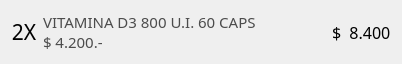
<?xml version="1.0" encoding="UTF-8"?>
<ui version="4.0">
 <class>Form</class>
 <widget class="QWidget" name="Form">
  <property name="geometry">
   <rect>
    <x>0</x>
    <y>0</y>
    <width>402</width>
    <height>58</height>
   </rect>
  </property>
  <property name="windowTitle">
   <string>Form</string>
  </property>
  <layout class="QHBoxLayout" name="horizontalLayout">
   <item>
    <widget class="QLabel" name="label_3">
     <property name="sizePolicy">
      <sizepolicy hsizetype="Maximum" vsizetype="Expanding">
       <horstretch>0</horstretch>
       <verstretch>0</verstretch>
      </sizepolicy>
     </property>
     <property name="font">
      <font>
       <family>Arial Black</family>
       <pointsize>16</pointsize>
       <weight>50</weight>
       <bold>false</bold>
       <kerning>true</kerning>
      </font>
     </property>
     <property name="text">
      <string>2X</string>
     </property>
     <property name="textFormat">
      <enum>Qt::PlainText</enum>
     </property>
     <property name="scaledContents">
      <bool>false</bool>
     </property>
     <property name="alignment">
      <set>Qt::AlignCenter</set>
     </property>
    </widget>
   </item>
   <item>
    <widget class="QLabel" name="label">
     <property name="sizePolicy">
      <sizepolicy hsizetype="Expanding" vsizetype="Expanding">
       <horstretch>0</horstretch>
       <verstretch>0</verstretch>
      </sizepolicy>
     </property>
     <property name="font">
      <font>
       <family>Roboto Mono for Powerline</family>
       <pointsize>11</pointsize>
      </font>
     </property>
     <property name="text">
      <string>&lt;span style=&quot; color:#4c4c4c;&quot;&gt;VITAMINA D3 800 U.I. 60 CAPS&lt;br&gt;$ 4.200.-&lt;/span&gt;</string>
     </property>
     <property name="textFormat">
      <enum>Qt::AutoText</enum>
     </property>
     <property name="margin">
      <number>5</number>
     </property>
    </widget>
   </item>
   <item>
    <widget class="QLabel" name="label_2">
     <property name="sizePolicy">
      <sizepolicy hsizetype="Maximum" vsizetype="Preferred">
       <horstretch>0</horstretch>
       <verstretch>0</verstretch>
      </sizepolicy>
     </property>
     <property name="font">
      <font>
       <family>Roboto Mono for Powerline</family>
       <pointsize>12</pointsize>
       <weight>50</weight>
       <bold>false</bold>
      </font>
     </property>
     <property name="text">
      <string>$  8.400</string>
     </property>
     <property name="textFormat">
      <enum>Qt::PlainText</enum>
     </property>
    </widget>
   </item>
  </layout>
 </widget>
 <resources/>
 <connections/>
</ui>
